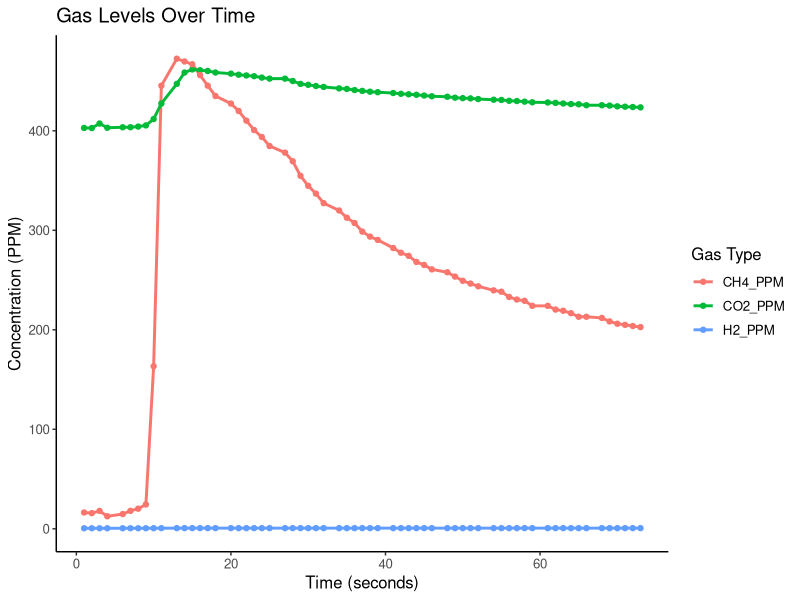

Here is the R script that generated this plot:
# Load necessary libraries
library(ggplot2)
library(tidyr)

# Read the CSV file
data <- read.csv("PeroxideTest1.csv")

# Convert data to long format for ggplot
data_long <- pivot_longer(data, 
                          cols = c(CO2_PPM, CH4_PPM, H2_PPM), 
                          names_to = "Gas", 
                          values_to = "PPM")

# Create the plot
print(ggplot(data_long, aes(x = Seconds, y = PPM, color = Gas)) +
  geom_line(size = 1) +  # Line thickness
  geom_point() +         # Add points
  labs(title = "Gas Levels Over Time",
       x = "Time (seconds)",
       y = "Concentration (PPM)",
       color = "Gas Type") +
  theme_classic() +      # Minimal theme
  theme(text = element_text(size = 12))) # Increase font size
